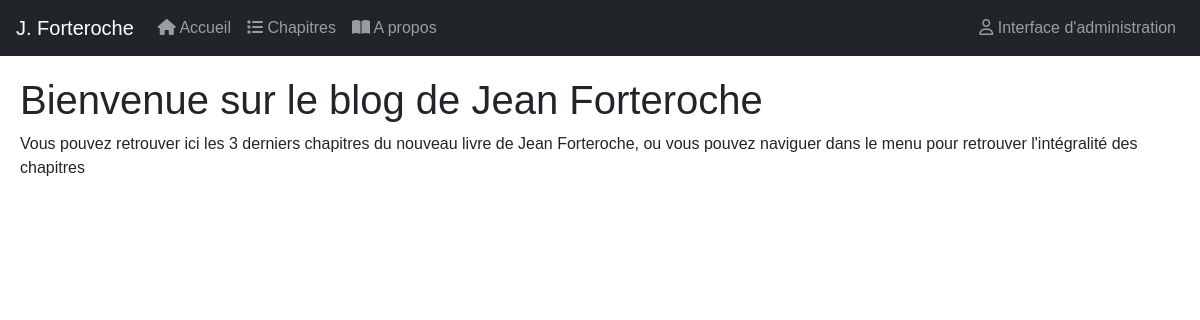
The app's page /, older data.
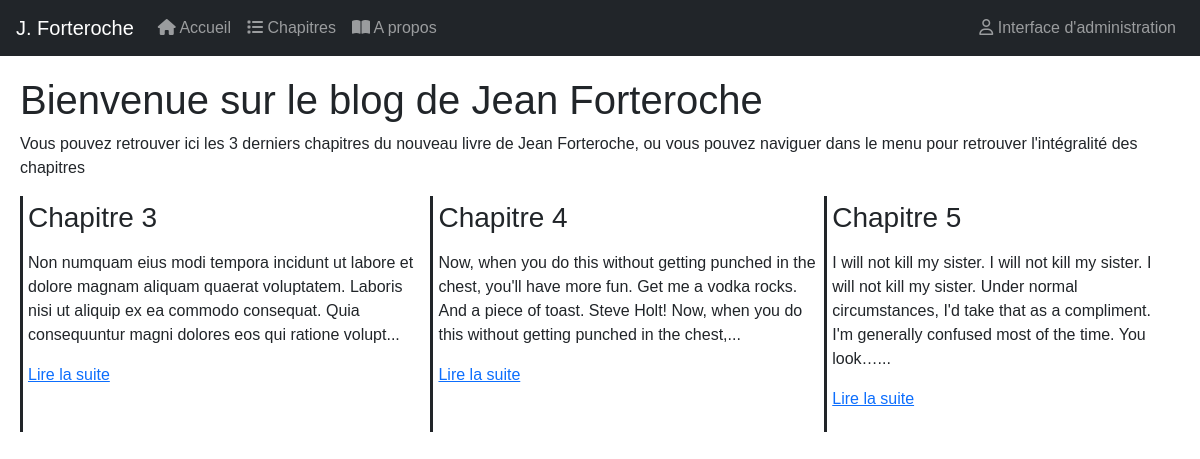
The same page, newer data.
### tables this page shows
CREATE TABLE IF NOT EXISTS `billets` (
  `id` int(11) NOT NULL AUTO_INCREMENT,
  `titre` varchar(255) DEFAULT NULL,
  `contenu` text DEFAULT NULL,
  `date_publi` date DEFAULT NULL,
  PRIMARY KEY (`id`)
);

### core/Controller/Controller.php (called while the page is built, shortened)
<?php
class Controller {
    protected $viewpath;
    protected function render($view, $variable =[]) {
        extract($variable);
        require ($this -> viewpath . $view . '.php');
    }
}

### app/Controller/Frontend/FrontendController.php (called while the page is built, shortened)
<?php
Class FrontendController extends AppController {
    public function home() {
        $billets = $this->billet->getThreeLast();
        $this-> render('frontend/home', compact('billets'));
    }
}

### core/Table/Table.php (called while the page is built, shortened)
<?php
class Table {
    protected $db;
    public function __construct(MysqlDatabase $db) {
        $this -> db = $db;
    }
    public function query($statement, $attributes = null, $one = false) {
        if($attributes) {
            return $this -> db -> prepare($statement, $attributes, str_replace('Table','Entity', get_class($this)), $one);
        }
        else {
            return $this -> db -> query($statement, str_replace('Table','Entity', get_class($this)), $one);
        }
    }
}
?>

### core/Database/MysqlDatabase.php (called while the page is built, shortened)
<?php
class MysqlDatabase {
    private $db_name;
    private $db_user;
    private $db_pass;
    private $db_host;
    private $pdo;
    public function __construct($db_name, $db_user, $db_pass, $db_host) {
        $this -> db_name = $db_name;
        $this -> db_user = $db_user;
        $this -> db_pass = $db_pass;
        $this -> db_host = $db_host;
    }
    private function getPDO(){
        if($this -> pdo === null) {
            $pdo = new PDO('mysql:dbname=' . $this -> db_name. ';host=' . $this -> db_host . '', $this -> db_user, $this -> db_pass);
            $pdo -> setAttribute(PDO::ATTR_ERRMODE, PDO::ERRMODE_EXCEPTION);
            $this -> pdo = $pdo;
        }
        return $this -> pdo;
    }
    public function query($statement, $class_name=null, $one=false) {
        $req = $this -> getPDO() -> query($statement);
        if($class_name === null) {
            $req -> setFetchMode(PDO::FETCH_OBJ);
        }
        else {
            $req->setFetchMode(PDO::FETCH_CLASS, $class_name);
        }
        if ($one) {
            $datas = $req->fetch();
        }
        else {
            $datas = $req->fetchAll();
        }
        return $datas;
    }
}

### app/Table/BilletTable.php (called while the page is built, shortened)
<?php
class BilletTable extends Table {
    public function getThreeLast() {
        return $this -> query('SELECT * FROM (SELECT * FROM billets WHERE date_publi <= current_date() ORDER BY titre DESC LIMIT 3) lastNrows_subquery ORDER BY id');
    }
}
?>

### app/AutoLoader.php (called while the page is built, shortened)
<?php
class AutoLoader {
    public static function autoload($class) {
        if (strpos($class, __NAMESPACE__ . '\\') === 0){
            $class = str_replace(__NAMESPACE__ . '\\', '', $class);
            $class = str_replace('\\', '/', $class);
        }
    }
}

### core/AutoLoader.php (called while the page is built, shortened)
<?php
class AutoLoader {
    public static function autoload($class) {
        if (strpos($class, __NAMESPACE__ . '\\') === 0){
            $class = str_replace(__NAMESPACE__ . '\\', '', $class);
            $class = str_replace('\\', '/', $class);
        }
    }
}

### core/Entity/Entity.php (called while the page is built, shortened)
<?php
class Entity {
    public function __get($key) {
        $method = 'get' . ucfirst($key);
        $this -> $key = $this->$method();
        return $this -> $key;
    }
}

### app/views/frontend/home.php (the view)
<section id="accueil" class="main">
    <h1> Bienvenue sur le blog de Jean Forteroche</h1>
    <p>
        Vous pouvez retrouver ici les 3 derniers chapitres du nouveau livre de Jean Forteroche,
        ou vous pouvez naviguer dans le menu pour retrouver l'intégralité des chapitres
    </p>
    <div class="homepage">
        <?php
        foreach($billets as $billet):
        ?>
        <div class="extrait-div">
            <h3> <?php echo $billet -> titre;?> </h3>
            <p> <?php echo $billet -> extrait; ?> </p>
        </div>
        <?php endforeach; ?>
    </div>
</section>

### app/Entity/BilletEntity.php (shortened to what this page needs)
<?php
class BilletEntity extends Entity{
    public function getUrl() {
        return 'index.php?action=chapitre&id=' . $this->id;
    }
    public function getExtrait() {
        $html = '<p>' . substr($this->contenu, 0, 200) . '...</p>';
        $html .= '<p><a href="' . $this->url . '">Lire la suite</a></p>';
        return $html;
    }
}
?>

Row changes from the older to the newer data that the page shows:
now on this page (row edited): billets: titre "Chapitre 3", contenu "Non numquam eius modi tempora incidunt ut labore et dolore magnam aliquam quaerat voluptatem. Laboris nisi ut aliquip ex ea commodo consequat. Quia consequuntur magni dolores eos qui ratione volupt"
now on this page (row edited): billets: titre "Chapitre 4", contenu "Now, when you do this without getting punched in the chest, you'll have more fun. Get me a vodka rocks. And a piece of toast. Steve Holt! Now, when you do this without getting punched in the chest,"
now on this page (row edited): billets: titre "Chapitre 5", contenu "I will not kill my sister. I will not kill my sister. I will not kill my sister. Under normal circumstances, I'd take that as a compliment. I'm generally confused most of the time. You look…"
